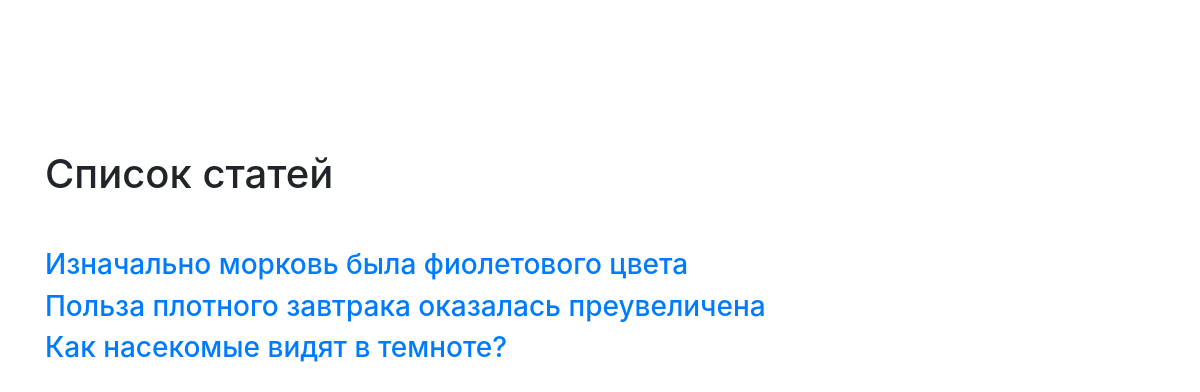
The app's page /articles/ with its own data.
### articles/models.py (models this page shows)
class Article(models.Model):
    title = models.CharField(max_length=100, verbose_name='Заголовок')
    text = models.TextField(verbose_name='Статья')
    image = models.ImageField(upload_to='static/img', verbose_name='Изображение')
    paid_article = models.BooleanField(default=False)

### articles/views.py (the view)
# urls.py: path('articles/', articles.views.show_articles),
def show_articles(request):
    articles = Article.objects.all()
    return render(
        request,
        'articles.html',
        {'articles': articles}
    )

### templates/articles.html (shortened to what this page needs)
{% extends "base.html" %}
{% load static %}
{% block content %}
    <div class="container">
        <div class="header">
            <h1>Список статей</h1>
        </div>
        <div class="articles">
            {% for article in articles %}
            <h3><a href="{{ article.id }}">{{ article.title }}</a></h3>
            {% endfor %}
        </div>
    </div>
{% endblock %}

### templates/base.html (shortened to what this page needs)
<!DOCTYPE html>{% load static %}
<html>
  <head>
    <link type="text/css" rel="stylesheet" href="{% static "css/bootstrap.css" %}"  media="screen,projection"/>
    <link type="text/css" rel="stylesheet" href="{% static "css/style.css" %}"  media="screen,projection"/>
  </head>
  <body>
    {% block content %}{% endblock %}
  </body>
</html>

### static/css/style.css (style rules this page uses)
.header { margin-top: 150px; }
.articles { margin-top: 50px; }

### records on screen
Article: title "Изначально морковь была фиолетового цвета"
Article: title "Польза плотного завтрака оказалась преувеличена"
Article: title "Как насекомые видят в темноте?"
